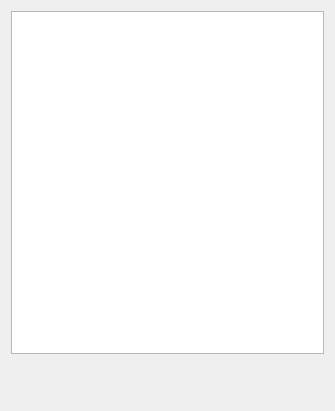
<?xml version="1.0" encoding="UTF-8"?>
<ui version="4.0">
 <class>MainWindow</class>
 <widget class="QMainWindow" name="MainWindow">
  <property name="geometry">
   <rect>
    <x>0</x>
    <y>0</y>
    <width>335</width>
    <height>411</height>
   </rect>
  </property>
  <property name="sizePolicy">
   <sizepolicy hsizetype="Expanding" vsizetype="Expanding">
    <horstretch>0</horstretch>
    <verstretch>0</verstretch>
   </sizepolicy>
  </property>
  <property name="minimumSize">
   <size>
    <width>0</width>
    <height>0</height>
   </size>
  </property>
  <property name="maximumSize">
   <size>
    <width>16777215</width>
    <height>16777215</height>
   </size>
  </property>
  <property name="windowTitle">
   <string/>
  </property>
  <widget class="QWidget" name="centralWidget">
   <layout class="QGridLayout" name="gridLayout">
    <item row="0" column="0">
     <widget class="QListWidget" name="listWidget">
      <property name="iconSize">
       <size>
        <width>40</width>
        <height>40</height>
       </size>
      </property>
      <property name="viewMode">
       <enum>QListView::ListMode</enum>
      </property>
      <property name="sortingEnabled">
       <bool>false</bool>
      </property>
     </widget>
    </item>
    <item row="1" column="0">
     <widget class="QWidget" name="widget" native="true">
      <property name="minimumSize">
       <size>
        <width>0</width>
        <height>40</height>
       </size>
      </property>
      <widget class="QPushButton" name="addButton">
       <property name="geometry">
        <rect>
         <x>0</x>
         <y>0</y>
         <width>40</width>
         <height>40</height>
        </rect>
       </property>
       <property name="focusPolicy">
        <enum>Qt::NoFocus</enum>
       </property>
       <property name="toolTip">
        <string>&lt;html&gt;&lt;head/&gt;&lt;body&gt;&lt;p&gt;Add new channel&lt;/p&gt;&lt;/body&gt;&lt;/html&gt;</string>
       </property>
       <property name="text">
        <string notr="true"/>
       </property>
       <property name="icon">
        <iconset theme="list-add">
         <normaloff/>
        </iconset>
       </property>
       <property name="iconSize">
        <size>
         <width>20</width>
         <height>20</height>
        </size>
       </property>
       <property name="default">
        <bool>false</bool>
       </property>
       <property name="flat">
        <bool>true</bool>
       </property>
      </widget>
     </widget>
    </item>
   </layout>
  </widget>
  <action name="actionClose">
   <property name="text">
    <string>&amp;Close</string>
   </property>
  </action>
  <action name="actionAbout">
   <property name="text">
    <string>&amp;About</string>
   </property>
  </action>
 </widget>
 <layoutdefault spacing="6" margin="11"/>
 <resources/>
 <connections/>
</ui>
